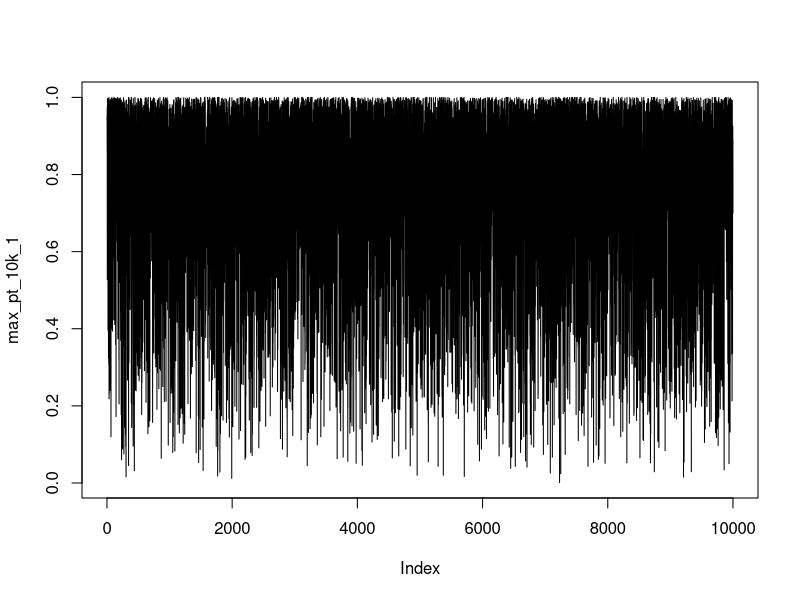
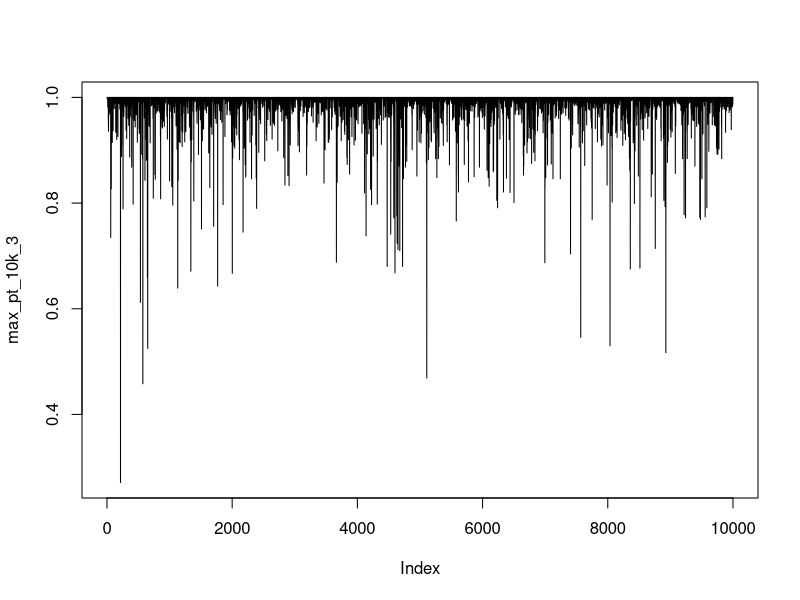

Write R code to recreate these figures, in order.
## ---- chunk 1
knitr::opts_chunk$set(echo = T, warning = F, message = F, cache = F, comment = "")
options(knitr.kable.NA = "")
options(digits = 4)
## ---- chunk 2
rar_func <- function(N = 228, interim = 40, trt_effect, rar = T, print_text = T) {
  # name arms
  ctrl <- "ctrl"
  trts <- paste0("arm", 1:3)
  arms <- c(ctrl, trts)
  sim_suct_postdist <- function(n, alloc_prob = rep(0.25,4)) {
    # number of participants to be allocated to each arm
    nt <- round(n*alloc_prob)
    # simulate success/fail by treatment effect
    yt <- mapply(rbinom, nt, 1, trt_effect, SIMPLIFY = F)
    names(nt) <- names(yt) <- arms
    # calculate number of success in each arm
    suct <- sapply(yt, sum)
    # posterior distribution matrix, K = 1000
    post_dist_mat <- mapply(rbeta, 1000, trt_effect + suct, 1 - trt_effect + nt - suct)
    colnames(post_dist_mat) <- arms
    res <- list(`Num. of Patients` = nt, `Num. of Success` = suct, `Posterior Dist.` = post_dist_mat)
    return(res)
  }
  # posterior distribution matrix based on equally allocated patients
  suct_postdist_equal <- sim_suct_postdist(ifelse(rar, interim, N))
  if(!rar) {
    # total number of patients in each arm
    Nt <- suct_postdist_equal$`Num. of Patients`
    # total number of success in each arm
    SUCt <- suct_postdist_equal$`Num. of Success`
    post_dist_final <- suct_postdist_equal$`Posterior Dist.`
  } else {
    # initial total number of patients in each arm after 1st interim analysis
    nt <- Nt <- suct_postdist_equal$`Num. of Patients`
    # initial total number of success in each arm after 1st interim analysis
    suct <- SUCt <- suct_postdist_equal$`Num. of Success`
    post_dist_interim <- suct_postdist_equal$`Posterior Dist.`
    # number of patients that have been allocated
    nn <- interim
    # realloc_prob <- calc_realloc_prob(post_dist_interim)
    while(nn < N){
      # ---- 1. re-normalize allocation probabilities ----
      # the arm drawn to be the largest
      best_arm <- factor(apply(post_dist_interim, 1, which.max), levels = 1:4, labels = arms)
      # frequency of arms to be the largest
      vt <- table(best_arm)/1000
      vt[ctrl] <- min(c(sum(vt[trts] * (nt[trts]+1) / (nt[ctrl]+1)), max(vt[trts])))
      # ---- 2. start new interim analysis ----
      interim <- min(interim, N-nn)
      nn <- nn + interim
      # use normalized vt as the allocation probability
      suct_postdist_interim <- sim_suct_postdist(interim, vt/sum(vt))
      nt <- suct_postdist_interim$`Num. of Patients`; Nt <- Nt + nt
      suct <- suct_postdist_equal$`Num. of Success`; SUCt <- SUCt + suct
      post_dist_interim <- suct_postdist_equal$`Posterior Dist.`
    }
    post_dist_final <- mapply(rbeta, 1000, trt_effect + SUCt, 1 - trt_effect + Nt - SUCt)
    colnames(post_dist_final) <- arms
  }
  # the probability that the best treatment arm is better than control
  max_pt <- mean(apply(post_dist_final[,trts], 1, max, na.rm = T) > post_dist_final[,ctrl])
  if(print_text) {
    design <- ifelse(rar, "response-adaptive randomization", "equal allocation")
    delta <- ifelse(rar, 0.9892, 0.9912)
    sucres <- ifelse(max_pt > delta, "successful", "failed")
    cat("The probability that the best treatment arm is better than control is:", formatC(max_pt, digits = 3, format = "f"), "\n")
    cat("Given the threshold of", delta, "under", design, "design, the trial is considered", sucres, "\n\n")
    cat("The number of patients allocated to each treatment arm is:\n")
    print(Nt)
  } else return(max_pt)
}
## ---- chunk 3
set.seed(7045)
rar_func(trt_effect = rep(0.35, 4))
rar_func(trt_effect = rep(0.35, 4), rar = F)
## ---- chunk 4
set.seed(7045)
max_pt_10k_1 <- replicate(10000, {rar_func(trt_effect = rep(0.35, 4), rar = F, print_text = F)})
plot(max_pt_10k_1, type = "l")
## ---- chunk 5
set.seed(7045)
rar_func(trt_effect = c(0.35,0.35,0.35,0.65))
rar_func(trt_effect = c(0.35,0.35,0.35,0.65), rar = F)
## ---- chunk 6
set.seed(7045)
max_pt_10k_3 <- replicate(10000, {rar_func(trt_effect = c(0.35,0.35,0.35,0.65), rar = F, print_text = F)})
plot(max_pt_10k_3, type = "l")

